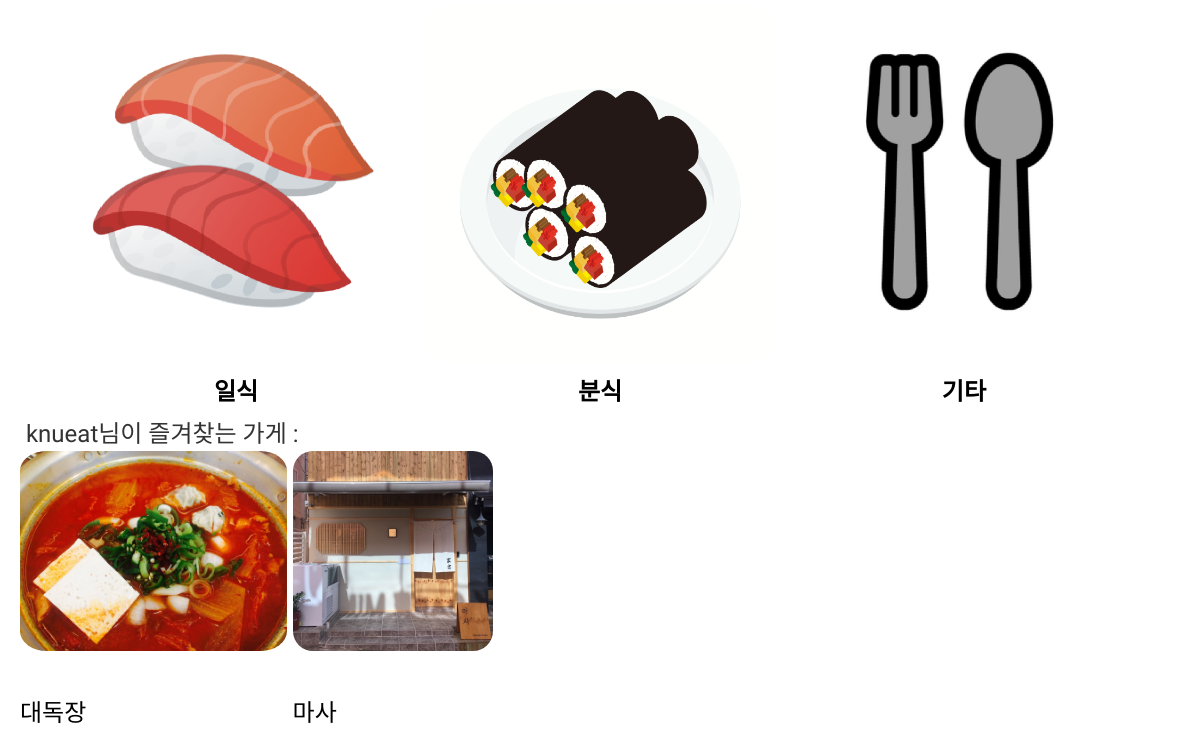
The app's page / (signed in, lower part), older data.
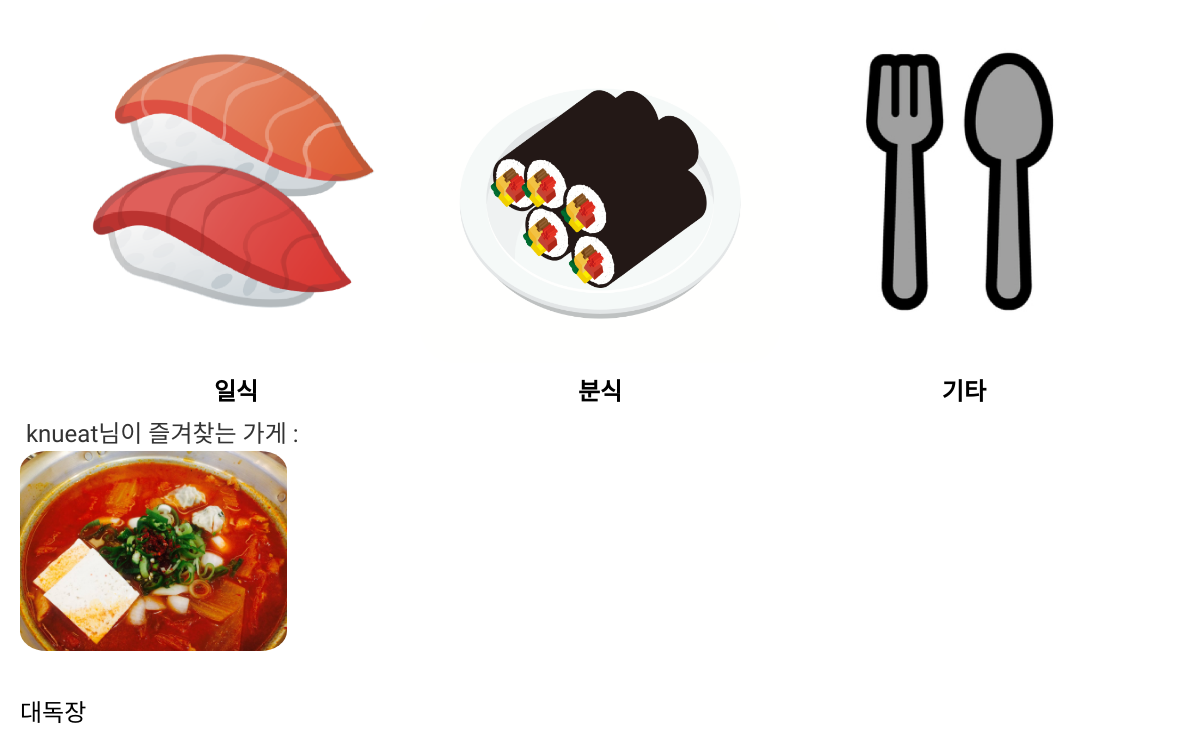
The same page, newer data.
### app1/models.py (models this page shows, shortened)
class Like(models.Model):
    shop = models.ForeignKey(Shop, on_delete=models.CASCADE, null=True) # 특정 market이 삭제되면, 그 market의 즐겨찾기 정보 제거
    user = models.ForeignKey(User, on_delete=models.CASCADE, null=True)

class Shop(models.Model):
    name=models.CharField(max_length=225)
    address=models.CharField(max_length=225)
    phone_number=models.CharField(max_length=225)
    open_time=models.TimeField()
    close_time=models.TimeField()
    category=models.CharField(max_length=225)
    description=models.TextField()
    photo=models.ImageField(upload_to='images/')
    owner=models.ForeignKey(User, on_delete=models.CASCADE, null=True)
    likes =models.ManyToManyField(
        User, # User 모델과 Shop 모델을 M : N 관계로 두겠다.
        through='Like', # Like라는 중개 모델을 통해 M : N 관계를 맺는다.
        through_fields=('shop', 'user'), # Like에 shop 속성, user 속성을 추가하겠다.
        related_name='likes' # 1 : N  관계에서 market과 연결된 comment를 가져올 때 comment_set으로 가져왔는데,
        )
    def like_count(self):
        return self.likes.count()

### app1/views.py (the view)
# urls.py: 2. Add a URL to urlpatterns:  path('', views.home, name='home')
def home(request):
    if request.method == 'POST':
        shop_name=request.POST['shop_name']
        shop=Shop.objects.filter(name__contains=shop_name)
        return render(request,'search.html',{'shop':shop,'shop_name':shop_name})
    user=request.user
    if user.is_active:
        likes=Like.objects.select_related()
        if(Reservation.objects.filter(customer=user)):
            recommend_shop=recommendation(Reservation.objects.filter(customer=user))
        else:
            recommend_shop=random_rec()
        if user.profile.shop_id == -1:
            return render(request, 'home.html', {'user':user, 'likes':likes, 'recommends':recommend_shop})
        else:
            shop=get_object_or_404(Shop, pk=user.profile.shop_id)
            return render(request, 'home.html', {'user':user, 'shop': shop, 'likes':likes,'recommends':recommend_shop})
    else:
        recommend_shop=random_rec()
        return render(request, 'home.html', {'user':user, 'recommends': recommend_shop})

### app1/views.py (called while the page is built)
def recommendation(reservation):
    reserv_list=list(reservation)
    cate_list=[]
    for el in reserv_list:
        cate_list.append(el.shop.category)
    cnt_dict=collections.Counter(cate_list)
    for el in cnt_dict.most_common(1):
        most=el[0]
    shop_lst=Shop.objects.filter(category=most)
    shop_dict=dict()
    for el in shop_lst:
        shop_dict[el]=el.like_count()
    Max=max(shop_dict.values())
    for key,val in shop_dict.items():
        if (val==Max):
            return key

### app1/templates/home.html (shortened to what this page needs)
{% load static %}
<!DOCTYPE html>
<html lang="en">
<head>
    <link rel="stylesheet" href="//maxcdn.bootstrapcdn.com/bootstrap/3.2.0/css/bootstrap.min.css">
    <link rel="stylesheet" href="//maxcdn.bootstrapcdn.com/bootstrap/3.2.0/css/bootstrap-theme.min.css">
</head>
<body>
    <div class='category'>
        <div class="card">
            <a href="{% url 'category' category_name='일식' %}">
            <p class="card-image"><img src="static/nyam/일식.png"></p>
            <p class="card-title">일식</p></a>
        </div>
        <div class="card">
            <a href="{% url 'category' category_name='분식' %}">
            <p class="card-image"><img src="static/nyam/분식.png"></p>
            <p class="card-title">분식</p></a>
        </div>
        <div class="card">
            <a href="{% url 'category' category_name='기타' %}">
            <p class="card-image"><img src="static/nyam/기타.png"></p>
            <p class="card-title">기타</p></a>
        </div>
    </div>
        {% if user.username != "admin" and user.profile.user_type == "고객" %}
        <div class='like'>
            <div class="like">
                &nbsp{{user}}님이 즐겨찾는 가게 :<br>
                    <div class="like-container">
                        {% for like in likes %}
                            <div class="like-card">{% if like.user == user %}
                                <a href="{% url 'restaurant' like.shop.id %}">
                                    {% if like.shop.photo %}<p class ="like-card-image">
                                        <img src="{{like.shop.photo.url}}" alt="" height="200px"></p><br>
                                    {% endif %}
                                    <p class = "like-card-title">{{like.shop.name}}</p></a>
                            {% endif %}</div>
                        {% endfor %}</div>
            </div>
        </div>
        {% endif %}
</body>
</html>

Row changes from the older to the newer data that the page shows:
removed Like: shop.photo (picture), shop.name "마사"
